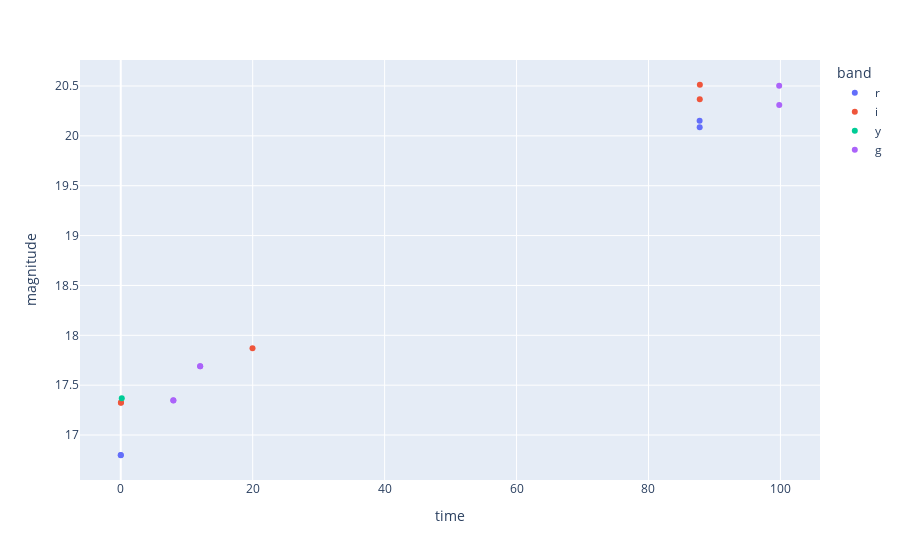

The cell this chart's notebook holds for it:
### Code cell
import plotly.express as pe
pe.scatter(photometry, x = 'time', y = 'magnitude', color = 'band')

### Figure 1 — Plotly figure (JSON) as saved in the notebook; plotly's stock layout.template omitted (floating-point values rounded to 4 significant figures)
{"data": [{"hovertemplate": "band=r<br>time=%{x}<br>magnitude=%{y}<extra></extra>", "legendgroup": "r", "marker": {"color": "#636efa", "symbol": "circle"}, "mode": "markers", "name": "r", "orientation": "v", "showlegend": true, "type": "scatter", "x": [0, 0.01104, 87.75, 87.76], "xaxis": "x", "y": [16.8, 16.8, 20.15, 20.09], "yaxis": "y"}, {"hovertemplate": "band=i<br>time=%{x}<br>magnitude=%{y}<extra></extra>", "legendgroup": "i", "marker": {"color": "#EF553B", "symbol": "circle"}, "mode": "markers", "name": "i", "orientation": "v", "showlegend": true, "type": "scatter", "x": [0.02308, 0.03517, 19.97, 87.77, 87.79], "xaxis": "x", "y": [17.32, 17.33, 17.87, 20.37, 20.51], "yaxis": "y"}, {"hovertemplate": "band=y<br>time=%{x}<br>magnitude=%{y}<extra></extra>", "legendgroup": "y", "marker": {"color": "#00cc96", "symbol": "circle"}, "mode": "markers", "name": "y", "orientation": "v", "showlegend": true, "type": "scatter", "x": [0.1552], "xaxis": "x", "y": [17.37], "yaxis": "y"}, {"hovertemplate": "band=g<br>time=%{x}<br>magnitude=%{y}<extra></extra>", "legendgroup": "g", "marker": {"color": "#ab63fa", "symbol": "circle"}, "mode": "markers", "name": "g", "orientation": "v", "showlegend": true, "type": "scatter", "x": [7.969, 7.98, 12.03, 12.04, 99.81, 99.82], "xaxis": "x", "y": [17.35, 17.35, 17.69, 17.69, 20.5, 20.31], "yaxis": "y"}], "layout": {"autosize": true, "legend": {"title": {"text": "band"}, "tracegroupgap": 0}, "margin": {"t": 60}, "xaxis": {"anchor": "y", "autorange": true, "domain": [0, 1], "range": [-5.784, 105.6], "title": {"text": "time"}, "type": "linear"}, "yaxis": {"anchor": "x", "autorange": true, "domain": [0, 1], "range": [16.51, 20.8], "title": {"text": "magnitude"}, "type": "linear"}}}
